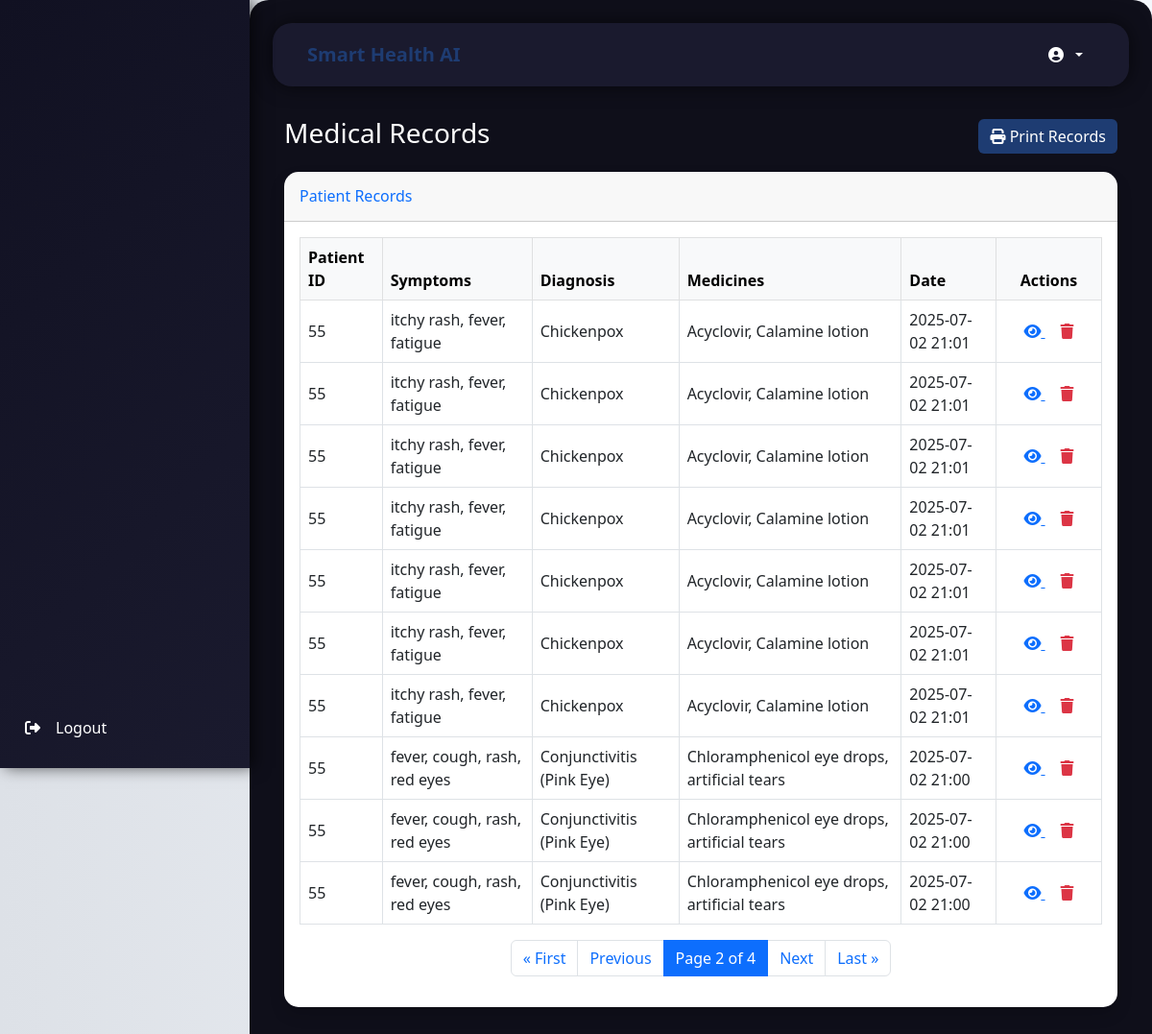
The page /dashboard/medical_records/?page=2 on the database its author committed.
### symptom_checker/models.py (models this page shows, shortened)
class UserSymptom(models.Model):
    patient_id = models.CharField(max_length=255)
    symptoms = models.TextField()
    disease = models.ForeignKey(Disease, blank=True, null=True, on_delete=models.SET_NULL)
    created_at = models.DateTimeField(auto_now_add=True)

class Disease(models.Model):
    name = models.CharField(max_length=255, unique=True)
    symptoms = models.TextField()
    test_results = models.TextField(blank=True, null=True)
    recommendation = models.TextField(blank=True, null=True)
    medicine = models.TextField(blank=True, null=True)  # ✅ New field

### dashboard/views.py (the view)
# urls.py: path('medical_records/', views.medical_records, name='medical_records'),
def medical_records(request):
    record_list = UserSymptom.objects.all().order_by('-created_at')
    paginator = Paginator(record_list, 10)
    page_number = request.GET.get('page')
    records = paginator.get_page(page_number)
    return render(request, 'pages/medical_records.html', {'records': records})

### templates/pages/medical_records.html (shortened to what this page needs)
{% extends 'base.html' %}
{% load static %}
{% block content %}
<div class="container-fluid">
  <div class="d-flex justify-content-between align-items-center mb-3">
    <h1 class="h3">Medical Records</h1>
    <button class="btn btn-primary" onclick="window.print()">
      <i class="fas fa-print"></i> Print Records
    </button>
  </div>
  <div class="card shadow mb-4" id="printArea">
    <div class="card-header py-3">
      <h6 class="m-0 font-weight-bold text-primary">Patient Records</h6>
    </div>
    <div class="card-body">
      <div class="table-responsive">
        <table class="table table-bordered table-hover align-middle">
          <thead class="table-light">
            <tr>
              <th>Patient ID</th>
              <th>Symptoms</th>
              <th>Diagnosis</th>
              <th>Medicines</th>
              <th>Date</th>
              <th class="text-center">Actions</th>
            </tr>
          </thead>
          <tbody>
            {% if records %}
              {% for record in records %}
                <tr>
                  <td>{{ record.patient_id }}</td>
                  <td>{{ record.symptoms }}</td>
                  <td>
                    {% if record.disease %}
                      {{ record.disease.name }}
                    {% else %}
                      Not diagnosed
                    {% endif %}
                  </td>
                  <td>
                    {% if record.disease and record.disease.medicine %}
                      {{ record.disease.medicine }}
                    {% else %}
                      N/A
                    {% endif %}
                  </td>
                  <td>{{ record.created_at|date:"Y-m-d H:i" }}</td>
                  <td class="text-center" style="min-width:110px;">
                    <a href="{% url 'record_detail' record.id %}" title="View Record" class="text-primary me-3">
                      <i class="fas fa-eye"></i>
                    </a>
                    <form method="post" action="{% url 'record_delete' record.id %}" class="d-inline" onsubmit="return confirm('Are you sure you want to delete this record?');">
                      <button type="submit" title="Delete Record" class="btn btn-link p-0 m-0 align-baseline text-danger" style="border:none; background:none;">
                        <i class="fas fa-trash"></i>
                      </button>
                    </form>
                  </td>
                </tr>
              {% endfor %}
            {% else %}
              <tr>
                <td colspan="6" class="text-center text-muted">No medical records available.</td>
              </tr>
            {% endif %}
          </tbody>
        </table>
      </div>
      {% if records.has_other_pages %}
      <nav aria-label="Page navigation">
        <ul class="pagination justify-content-center">
          {% if records.has_previous %}
            <li class="page-item">
              <a class="page-link" href="?page=1">&laquo; First</a>
            </li>
            <li class="page-item">
              <a class="page-link" href="?page={{ records.previous_page_number }}">Previous</a>
            </li>
          {% else %}
            <li class="page-item disabled"><span class="page-link">&laquo; First</span></li>
            <li class="page-item disabled"><span class="page-link">Previous</span></li>
          {% endif %}
          <li class="page-item active">
            <span class="page-link">
              Page {{ records.number }} of {{ records.paginator.num_pages }}
            </span>
          </li>
          {% if records.has_next %}
            <li class="page-item">
              <a class="page-link" href="?page={{ records.next_page_number }}">Next</a>
            </li>
            <li class="page-item">
              <a class="page-link" href="?page={{ records.paginator.num_pages }}">Last &raquo;</a>
            </li>
          {% else %}
            <li class="page-item disabled"><span class="page-link">Next</span></li>
            <li class="page-item disabled"><span class="page-link">Last &raquo;</span></li>
          {% endif %}
        </ul>
      </nav>
      {% endif %}
    </div>
  </div>
</div>
{% endblock %}

### static/css/base.css (style rules this page uses)
body { font-family: 'Inter', sans-serif; background: linear-gradient(to right, #dde1e7, #f4f7fc); color: #2c3e50; }
.card { border: none; border-radius: 15px; box-shadow: 0 4px 10px rgba(0, 0, 0, 0.1); transition: transform 0.2s; }
.btn-primary { background: #1e3c72; border: none; transition: all 0.3s; }

### templates/base.html (style rules this page uses)
body { font-family: 'Segoe UI', sans-serif; background-color: #0e0e20; color: white; margin: 0; }

### rows shown on the page
UserSymptom: patient_id "55", symptoms "itchy rash, fever, fatigue", disease.name "Chickenpox", disease.medicine "Acyclovir, Calamine lotion", created_at "2025-07-02 21:01"
UserSymptom: patient_id "55", symptoms "itchy rash, fever, fatigue", disease.name "Chickenpox", disease.medicine "Acyclovir, Calamine lotion", created_at "2025-07-02 21:01"
UserSymptom: patient_id "55", symptoms "itchy rash, fever, fatigue", disease.name "Chickenpox", disease.medicine "Acyclovir, Calamine lotion", created_at "2025-07-02 21:01"
UserSymptom: patient_id "55", symptoms "itchy rash, fever, fatigue", disease.name "Chickenpox", disease.medicine "Acyclovir, Calamine lotion", created_at "2025-07-02 21:01"
UserSymptom: patient_id "55", symptoms "itchy rash, fever, fatigue", disease.name "Chickenpox", disease.medicine "Acyclovir, Calamine lotion", created_at "2025-07-02 21:01"
UserSymptom: patient_id "55", symptoms "itchy rash, fever, fatigue", disease.name "Chickenpox", disease.medicine "Acyclovir, Calamine lotion", created_at "2025-07-02 21:01"
UserSymptom: patient_id "55", symptoms "itchy rash, fever, fatigue", disease.name "Chickenpox", disease.medicine "Acyclovir, Calamine lotion", created_at "2025-07-02 21:01"
UserSymptom: patient_id "55", symptoms "fever, cough, rash, red eyes", disease.name "Conjunctivitis (Pink Eye)", disease.medicine "Chloramphenicol eye drops, artificial tears", created_at "2025-07-02 21:00"
UserSymptom: patient_id "55", symptoms "fever, cough, rash, red eyes", disease.name "Conjunctivitis (Pink Eye)", disease.medicine "Chloramphenicol eye drops, artificial tears", created_at "2025-07-02 21:00"
UserSymptom: patient_id "55", symptoms "fever, cough, rash, red eyes", disease.name "Conjunctivitis (Pink Eye)", disease.medicine "Chloramphenicol eye drops, artificial tears", created_at "2025-07-02 21:00"

### other values the page prints
{{ records.number }} "2"
{{ records.paginator.num_pages }} "4"
